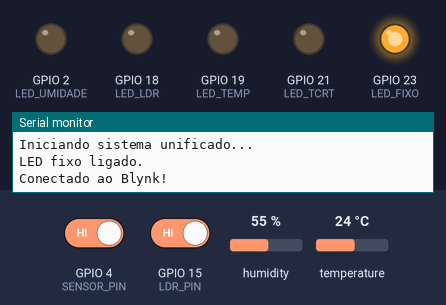
Recording of a sketch running on a simulated ESP32. Parts: output pins drawn as LEDs (lit = HIGH), the last lines printed to the serial monitor. The test bench sets the inputs (shaded band); at power-on: GPIO 15 (LDR_PIN) HIGH, GPIO 4 (SENSOR_PIN) HIGH, temperature 24 °C, humidity 55 %. WiFi joins after 1.5 s; servers stay silent unless stated.

Above: at 3.0 s.
3.1 s: GPIO 15 (LDR_PIN) driven LOW
At 5.0 s:
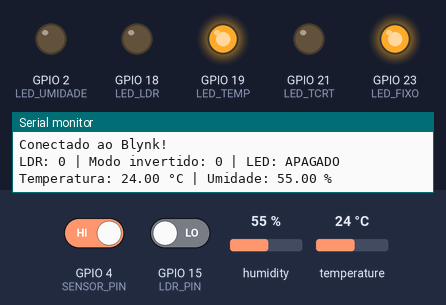
5.3 s: GPIO 4 (SENSOR_PIN) driven LOW
At 6.6 s:
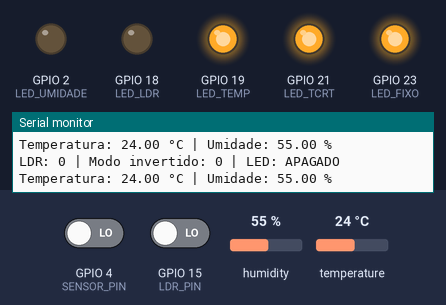
6.9 s: temperature set to 6 °C
9.0 s: temperature set to 3 °C
At 12.4 s:
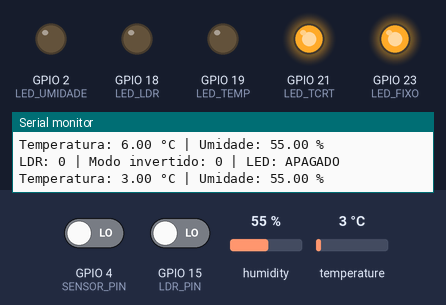
13.3 s: GPIO 15 (LDR_PIN) driven HIGH
At 14.9 s:
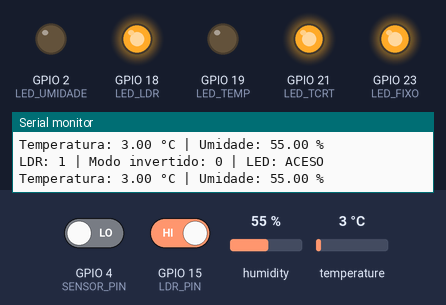
15.3 s: GPIO 4 (SENSOR_PIN) driven HIGH
At 21.6 s:
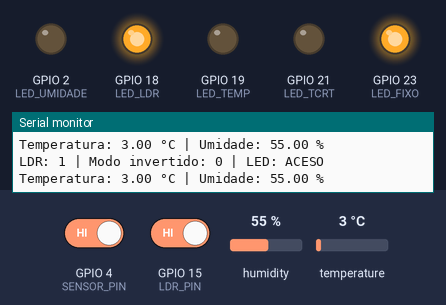
Timing chart, 0 to 22.9 s (numbered marks = the images above; inputs shaded):
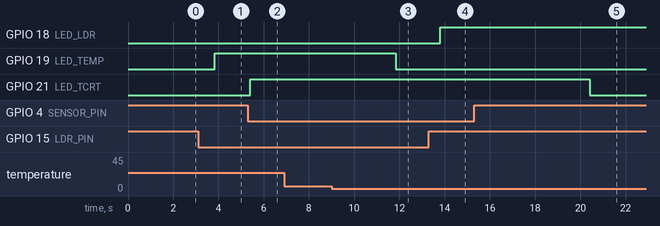

Measured:
- the behaviour switches between 5 and 4 °C on temperature (found by bisection; images 2 and 3)
- after the input at 3.1 s, GPIO 18 (LED_LDR): stays LOW (without the input it goes to HIGH after 0.70 s)
- after the input at 5.3 s, GPIO 21 (LED_TCRT): LOW → HIGH after 0.11 s
- after the input at 9.0 s, GPIO 19 (LED_TEMP): HIGH → LOW after 2.8 s
- after the input at 13.3 s, GPIO 18 (LED_LDR): LOW → HIGH after 0.51 s
- after the input at 15.3 s, GPIO 21 (LED_TCRT): HIGH → LOW after 5.1 s

The sketch:

sketch_may19a.ino
```cpp
  /*****************************************************
  * PROJETO UNIFICADO
  * ESP32 + Blynk + TCRT5000 + LDR + DHT11
  *
  * OBS:
  * - A LÓGICA ORIGINAL FOI MANTIDA EXATAMENTE IGUAL
  * - Apenas os PINOS foram reorganizados para evitar conflito
  * - HASHES DO BLYNK IGNORADOS CONFORME PEDIDO
  *****************************************************/

  // ====================================================
  // CONFIGURAÇÕES DO BLYNK
  // ====================================================
  #define BLYNK_PRINT Serial

  #define BLYNK_TEMPLATE_ID "TMPL22v6VhBqy"
  #define BLYNK_TEMPLATE_NAME "Casa Automática"
  #define BLYNK_AUTH_TOKEN "##"

  // ====================================================
  // BIBLIOTECAS NECESSÁRIAS
  // ====================================================
  #include <WiFi.h>
  #include <WiFiClient.h>
  #include <BlynkSimpleEsp32.h>
  #include <DHT.h>

  // ====================================================
  // CREDENCIAIS WI-FI
  // ====================================================
  char ssid[] = "...";
  char pass[] = "...";

  // ====================================================
  // DEFINIÇÃO DOS PINOS
  // ====================================================

  // ---------- TCRT5000 ----------
  const int SENSOR_PIN = 4;       // TCRT5000

  // ---------- LDR ----------
  const int LDR_PIN = 15;         // LDR

  // ---------- DHT11 ----------
  #define DHTPIN 5
  #define DHTTYPE DHT11

  // ---------- LEDs ----------
  const int LED_TCRT = 21;        // LED do TCRT5000
  const int LED_LDR = 18;         // LED do LDR
  const int LED_TEMP = 19;     // temperatura
  const int LED_FIXO = 23;        // LED sempre ligado
  const int LED_UMIDADE = 2;   // umidade

  // ====================================================
  // PINOS VIRTUAIS DO BLYNK
  // ====================================================

  // ---------- TCRT5000 ----------
  #define VIRTUAL_MOVIMENTO V0
  #define VIRTUAL_LOGICA_TCRT V1
  #define VIRTUAL_TEMPO_LED V3

  // ---------- LDR ----------
  #define VIRTUAL_LUMINOSIDADE V4
  #define VIRTUAL_LOGICA_LDR V5

  // ---------- DHT11 ----------
  #define VIRTUAL_UMIDADE V6
  #define VIRTUAL_TEMPERATURA V7
  #define VIRTUAL_TEMP_LIMITE V8
  #define VIRTUAL_UMIDADE_LIMITE V9

  // ====================================================
  // VARIÁVEIS GLOBAIS - TCRT5000
  // ====================================================
  bool inverterLogicaTCRT = false;

  unsigned long tempoLED = 5000;
  unsigned long ultimoMovimento = 0;

  // ====================================================
  // VARIÁVEIS GLOBAIS - LDR
  // ====================================================
  bool inverterLogicaLDR = false;

  // ====================================================
  // VARIÁVEIS GLOBAIS - DHT11
  // ====================================================
  float temperaturaLimite = 5.0;
  float umidadeLimite = 5.0;
  bool alertaAtivo = false;

  // ====================================================
  // OBJETOS
  // ====================================================
  DHT dht(DHTPIN, DHTTYPE);
  BlynkTimer timer;

  // ====================================================
  // TCRT5000 - BOTÃO APP
  // ====================================================
  BLYNK_WRITE(VIRTUAL_LOGICA_TCRT) {

    inverterLogicaTCRT = param.asInt();

    if (inverterLogicaTCRT)
      Serial.println("Modo invertido ativado.");
    else
      Serial.println("Modo normal ativado.");
  }

  // ====================================================
  // TCRT5000 - SLIDER TEMPO
  // ====================================================
  BLYNK_WRITE(VIRTUAL_TEMPO_LED) {

    int segundos = param.asInt();

    if (segundos <= 0)
      segundos = 1;

    tempoLED = segundos * 1000UL;

    Serial.print("Tempo do LED: ");
    Serial.print(segundos);
    Serial.println(" segundos.");
  }

  // ====================================================
  // LDR - BOTÃO APP
  // ====================================================
  BLYNK_WRITE(VIRTUAL_LOGICA_LDR) {

      inverterLogicaLDR = param.asInt();

      if (inverterLogicaLDR) {
          Serial.println("Modo invertido ativado: LED acende no ESCURO.");
      } else {
          Serial.println("Modo normal ativado: LED acende com LUZ.");
      }
  }

  // ====================================================
  // DHT11 - LIMITE TEMPERATURA
  // ====================================================
  BLYNK_WRITE(VIRTUAL_TEMP_LIMITE) {

    temperaturaLimite = param.asFloat();

    Serial.print("Novo limite de temperatura recebido: ");
    Serial.println(temperaturaLimite);
  }

  // ====================================================
  // DHT11 - LIMITE UMIDADE
  // ====================================================
  BLYNK_WRITE(VIRTUAL_UMIDADE_LIMITE) {

    umidadeLimite = param.asFloat();

    Serial.print("Novo limite de umidade recebido: ");
    Serial.println(umidadeLimite);
  }

  // ====================================================
  // FUNÇÃO TCRT5000
  // ====================================================
  void sendTCRT() {

    int leitura = digitalRead(SENSOR_PIN);

    // LOW = objeto detectado
    bool movimento = (leitura == LOW);

    Blynk.virtualWrite(VIRTUAL_MOVIMENTO, movimento);

    unsigned long agora = millis();

    bool condicaoAtiva;

    // --------------------------------
    // MODO NORMAL / INVERTIDO
    // --------------------------------

    if (!inverterLogicaTCRT) {

      // NORMAL:
      // liga quando detecta movimento
      condicaoAtiva = movimento;

    } else {

      // INVERTIDO:
      // liga quando NÃO detecta movimento
      condicaoAtiva = !movimento;
    }

    // --------------------------------
    // CONTROLE DO LED
    // --------------------------------

    if (condicaoAtiva) {

      ultimoMovimento = agora;

      digitalWrite(LED_TCRT, HIGH);

    } else {

      // mantém ligado pelo tempo definido
      if (agora - ultimoMovimento >= tempoLED) {

        digitalWrite(LED_TCRT, LOW);
      }
    }
  }

  // ====================================================
  // FUNÇÃO LDR
  // ====================================================
  void sendLDR() {

      int leitura = digitalRead(LDR_PIN);

      // envia ao Blynk
      Blynk.virtualWrite(VIRTUAL_LUMINOSIDADE, leitura);

      bool condicaoAtiva;

      // --------------------------------
      // MODO NORMAL / INVERTIDO
      // --------------------------------

      if (!inverterLogicaLDR) {

          // NORMAL:
          // LED liga com luz
          condicaoAtiva = (leitura == HIGH);

      } else {

          // INVERTIDO:
          // LED liga no escuro
          condicaoAtiva = (leitura == LOW);
      }

      // --------------------------------
      // CONTROLE DO LED
      // --------------------------------

      digitalWrite(LED_LDR, condicaoAtiva ? HIGH : LOW);

      // DEBUG SERIAL
      Serial.print("LDR: ");
      Serial.print(leitura);

      Serial.print(" | Modo invertido: ");
      Serial.print(inverterLogicaLDR);

      Serial.print(" | LED: ");
      Serial.println(condicaoAtiva ? "ACESO" : "APAGADO");
  }

  // ====================================================
  // FUNÇÃO DHT11
  // ====================================================
  void sendDHT() {

      float h = dht.readHumidity();
      float t = dht.readTemperature();

      // verifica erro
      if (isnan(h) || isnan(t)) {

          Serial.println("Falha na leitura do DHT11");
          return;
      }

      // envia ao Blynk
      Blynk.virtualWrite(VIRTUAL_UMIDADE, h);
      Blynk.virtualWrite(VIRTUAL_TEMPERATURA, t);

      // --------------------------------
      // ALERTA DE UMIDADE
      // GPIO2
      // acende quando umidade MENOR
      // que o limite definido
      // --------------------------------

      if (h <= umidadeLimite) {

          digitalWrite(LED_UMIDADE, HIGH);

      } else {

          digitalWrite(LED_UMIDADE, LOW);
      }

      // --------------------------------
      // ALERTA DE TEMPERATURA
      // GPIO19
      // acende quando temperatura MAIOR
      // que o limite definido
      // --------------------------------

      if (t >= temperaturaLimite) {

          digitalWrite(LED_TEMP, HIGH);

      } else {

          digitalWrite(LED_TEMP, LOW);
      }

      // DEBUG SERIAL
      Serial.print("Temperatura: ");
      Serial.print(t);
      Serial.print(" °C");

      Serial.print(" | Umidade: ");
      Serial.print(h);
      Serial.println(" %");
  }

  // ====================================================
  // SETUP
  // ====================================================
  void setup() {

      Serial.begin(9600);

      Serial.println("Iniciando sistema unificado...");

      // ------------------------------------------------
      // CONFIGURAÇÃO DOS PINOS
      // ------------------------------------------------

      pinMode(SENSOR_PIN, INPUT);
      pinMode(LDR_PIN, INPUT);

      pinMode(LED_TCRT, OUTPUT);
      pinMode(LED_LDR, OUTPUT);
      pinMode(LED_TEMP, OUTPUT);
      pinMode(LED_UMIDADE, OUTPUT);
      pinMode(LED_FIXO, OUTPUT);

      // ------------------------------------------------
      // LED FIXO
      // ------------------------------------------------

      digitalWrite(LED_FIXO, HIGH);

      Serial.println("LED fixo ligado.");

      // ------------------------------------------------
      // BLYNK
      // ------------------------------------------------

      Blynk.begin(BLYNK_AUTH_TOKEN, ssid, pass);

      Serial.println("Conectado ao Blynk!");

      // ------------------------------------------------
      // DHT
      // ------------------------------------------------

      dht.begin();

      // ------------------------------------------------
      // TIMERS
      // ------------------------------------------------

      timer.setInterval(200L, sendTCRT);
      timer.setInterval(2000L, sendLDR);
      timer.setInterval(2000L, sendDHT);
  }

  // ====================================================
  // LOOP
  // ====================================================
  void loop() {

      Blynk.run();
      timer.run();
  }
```
